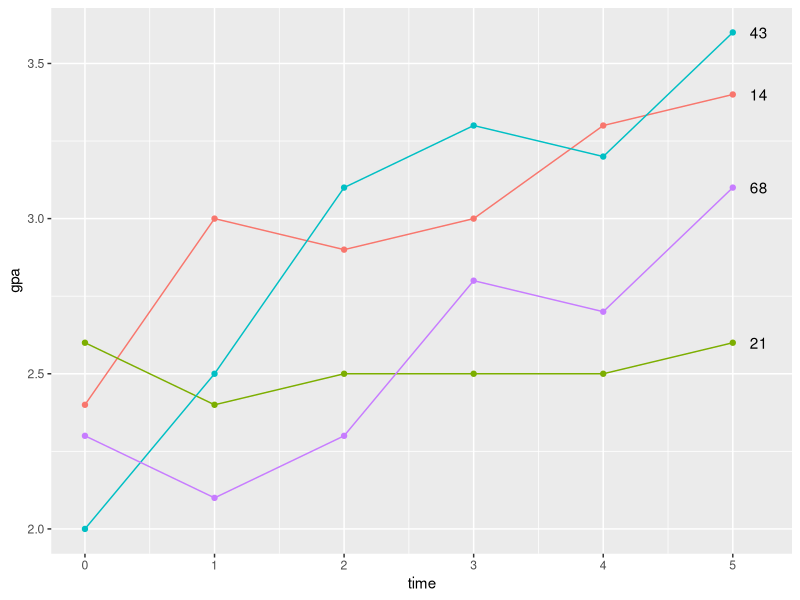
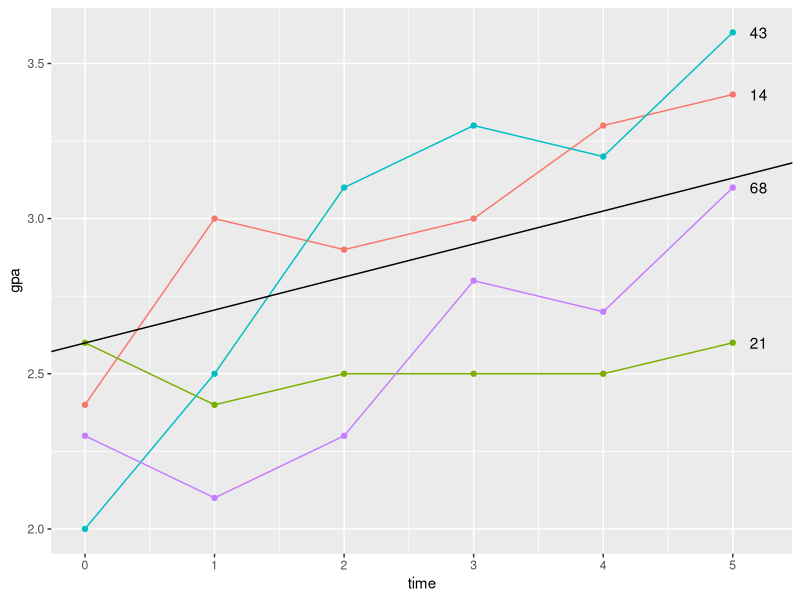
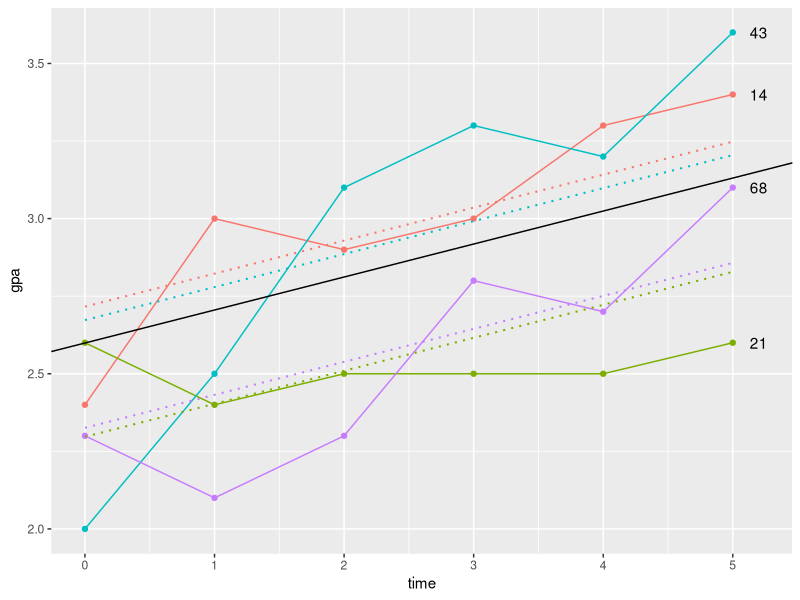

Here is the R script that generated these plots, in order:
## ---- chunk 1
knitr::opts_chunk$set(echo = TRUE)
knitr::opts_chunk$set(message=FALSE)
options(knitr.kable.NA = '')

## ---- chunk 2
# Sammlung von Paketen, viel zu Datenmanipulation
library("tidyverse")
# Für die Berechnung der Multilevel Modelle
library("nlme")
# Für die Weiterverarbeitung der Ergebnisse des Pakets nlme
library("broom.mixed")
# Wird einmal für die Darstellung einer Tabelle benötigt
library("kableExtra")
## ---- chunk 3
gpa_data <- read.csv2(file = "./data/gpa2.csv")
head(gpa_data)
str(gpa_data)
## ---- chunk 4
gpa_data <- select(gpa_data, student, sex, starts_with("gpa"))
gpa_data <- rename(gpa_data, student_id = student)
head(gpa_data)
## ---- chunk 5
gpa_data_long <- pivot_longer(gpa_data, 
                              cols = starts_with("gpa"),
                              names_to = "time",
                              values_to = "gpa")
print(gpa_data_long)
## ---- chunk 6
gpa_data_long <- gpa_data_long%>%
  group_by(student_id)%>%
  mutate(time = 1:n()-1)
print(gpa_data_long, n = 15)
## ---- chunk 7
gpa_subsample <- gpa_data_long%>%
  filter(student_id %in% c(14, 21, 43, 68))
gpa_subsample
## ---- chunk 8
graph_cases <- ggplot(gpa_subsample, aes(x = time, y = gpa, group = student_id)) +
               # Angabe, dass die Werte als Linien dargestellt werden sollen
               geom_line(aes(color = as.factor(student_id))) +
               # Die Werte der Personen sollen zusätzlich als Punkte dargestellt werden
               geom_point(aes(color = as.factor(student_id))) +
               # Beschriftung der Geraden mit der ID
               geom_text(data = filter(gpa_subsample, time == last(time)),
                         aes(label = as.factor(student_id)),
                         position = position_nudge(x = 0.2),
                         check_overlap = TRUE) +
               theme(legend.position = "none")
graph_cases
## ---- chunk 9
mod1 <- lme(gpa ~ time, random = ~ 1 + time | student_id, data = gpa_data_long)
summary(mod1)
## ---- chunk 10
mod1_coef <- tidy(mod1, conf.int = TRUE, conf.level = 0.95)
kbl(mod1_coef, digits = 2) %>%
  kable_styling(bootstrap_options = "striped")
## ---- chunk 11
fix_intercept <- summary(mod1)$coef$fixed[[1]]
fix_slope <- summary(mod1)$coef$fixed[[2]]
## ---- chunk 12
graph_fixed <- graph_cases +
               geom_abline(intercept = fix_intercept, slope = fix_slope)
graph_fixed
## ---- chunk 13
mod2 <- lme(gpa ~ time, random = ~ 1 | student_id, data = gpa_data_long)
summary(mod2)
## ---- chunk 14
mod2_data <- augment(mod2)
mod2_data
## ---- chunk 15
mod2_subsample <- filter(mod2_data, student_id %in% c(14, 21, 43, 68))
mod2_subsample
## ---- chunk 16
graph_indi <- graph_fixed +
              geom_line(data = mod2_subsample,
                        aes(x = time, y = .fitted,
                            color = as.factor(student_id)),
                        linetype = "dotted",
                        linewidth = 0.7)
graph_indi
## ---- chunk 17
mod3 <- lme(gpa ~ time*sex, random = ~ 1 + time | student_id, data = gpa_data_long)
mod3_coef <- tidy(mod3, conf.int = TRUE)
kbl(mod3_coef, digits = 2) %>%
  kable_styling(bootstrap_options = "striped")
